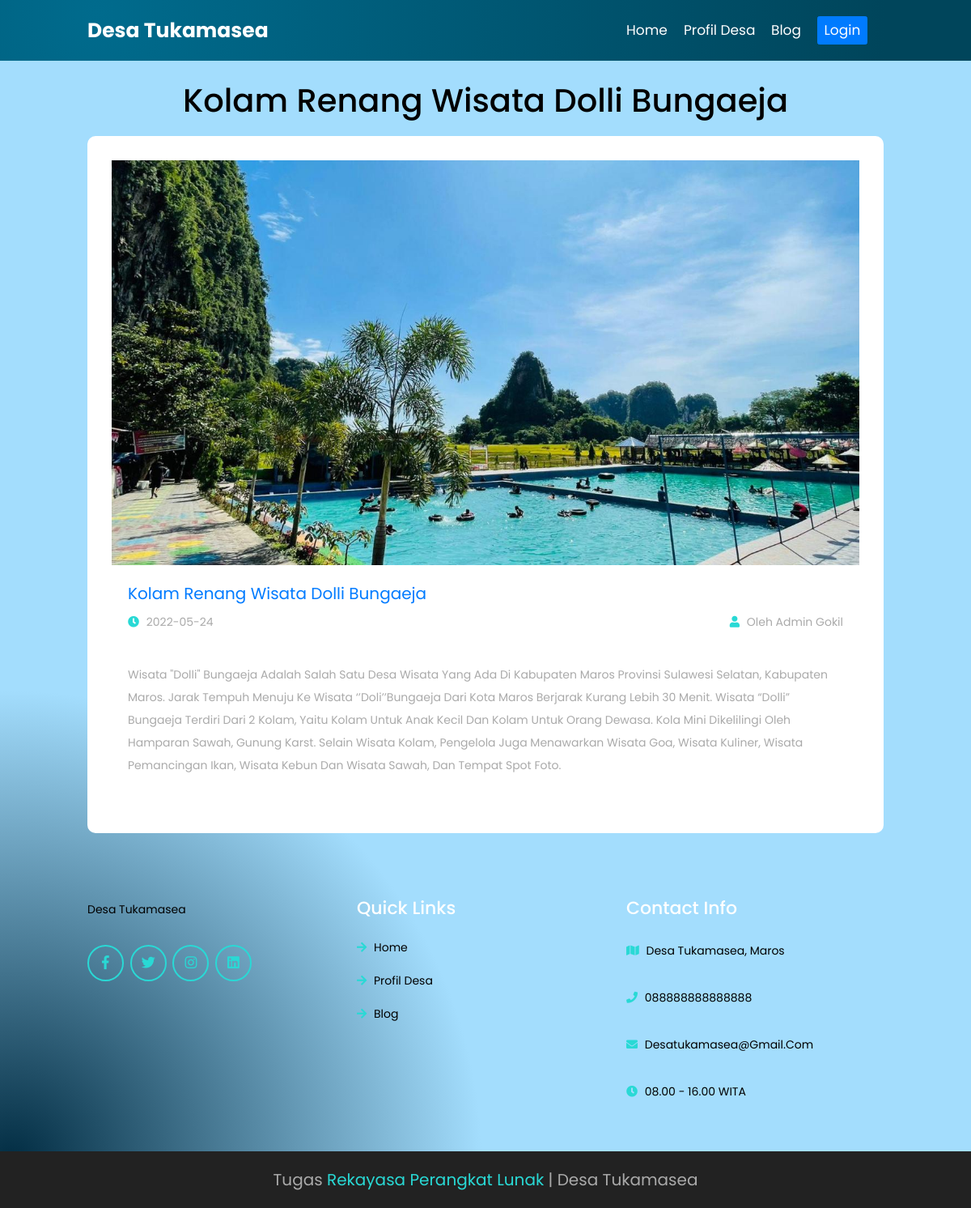
Page /blog-detail.php?id-news=2 on the committed database.
### tables this page shows
CREATE TABLE `tbl_news` (
  `id_news` int(5) NOT NULL,
  `title` varchar(255) NOT NULL,
  `text_content` varchar(4096) NOT NULL,
  `date` date DEFAULT NULL,
  `user` varchar(64) NOT NULL,
  `photo_news` varchar(255) DEFAULT NULL
);

CREATE TABLE `tbl_user` (
  `id_user` int(5) NOT NULL,
  `name` varchar(64) NOT NULL,
  `username` varchar(64) NOT NULL,
  `password` varchar(128) NOT NULL,
  `password_hash` varchar(255) NOT NULL,
  `level` varchar(64) NOT NULL,
  `photo` varchar(255) DEFAULT NULL
);

### blog-detail.php (the view)
<?php
include './include/header.php';
?>
<section class="blogs" id="blogs">
    <div class="heading" data-aos="zoom-in-up" data-aos-delay="300">
        <?php
            $id = $_GET['id-news'];
            $stmt = $pdo->prepare('SELECT * FROM tbl_news a JOIN tbl_user b ON
                a.user=b.id_user WHERE id_news = :id');
            $stmt->execute([':id'=>$id]);
            $row = $stmt->fetch(PDO::FETCH_ASSOC);
        ?>
        <h1><?= $row['title'] ?></h1>
    </div>
    <div class="box-container">
        <div class="box p-5 bg-white text-black" data-aos="fade-up" data-aos-delay="150">
            <div class="image" style="height:500px">
                <img src="./images/news/<?= $row['photo_news'] ?>" alt="...">
            </div>
            <div class="content">
                <a href="#" class="link text-primary"><?= $row['title'] ?></a>
                <div class="icon">
                    <a href="#"><i class="fas fa-clock"></i> <?php $date = !empty($row['date']) ? $row['date'] : 'Belum terisi'; echo $date; ?></a>
                    <a href="#"><i class="fas fa-user"></i> oleh <?= $row['name'] ?></a>
                </div>
                <div class="pt-5 pb-0 rounded">
                    <p><?= $row['text_content'] ?></p>
                </div>
            </div>
        </div>
    </div>
</section>
<?php
    include './include/footer.php';
?>

### assets/css/style.css (style rules this page uses)
* { font-family: 'Poppins', sans-serif; margin: 0; padding: 0; -webkit-box-sizing: border-box; box-sizing: border-box; outline: none; border: none; text-decoration: none; text-transform: capitalize; -webkit-transition: all .2s linear; transition: all .2s linear; color: #111; }
html { font-size: 62.5%; overflow-x: hidden; scroll-behavior: smooth; scroll-padding-top: 9rem; }
body { background-image: radial-gradient( circle 1086px at 1.1% 96.2%, rgba(1,44,66,1) 0%, rgba(163,221,253,1) 53.6% ); overflow-x: hidden; }
section { padding: 3rem 9%; }
.heading { text-align: center; margin-bottom: 2rem; }
.heading h1 { font-size: 4rem; color: rgb(0, 0, 0); margin-top: 70px; }
.blogs .box-container { display: -ms-grid; display: grid; -ms-grid-columns: (minmax(32rem, 1fr))[auto-fit]; grid-template-columns: repeat(auto-fit, minmax(32rem, 1fr)); gap: 1.5rem; }
.blogs .box-container .box { border-radius: 1rem; background: #222; overflow: hidden; }
.blogs .box-container .box .image { height: 25rem; overflow: hidden; width: 100%; }
.blogs .box-container .box .image img { height: 100%; width: 100%; -o-object-fit: cover; object-fit: cover; }
.blogs .box-container .box .content { padding: 2rem; }
.blogs .box-container .box .content .link { font-size: 2rem; color: #fff; }
.blogs .box-container .box .content p { padding: 1rem 0; font-size: 1.4rem; color: #aaa; line-height: 2; }
.blogs .box-container .box .content .icon { padding-top: 1rem; display: -webkit-box; display: -ms-flexbox; display: flex; -webkit-box-align: center; -ms-flex-align: center; align-items: center; -webkit-box-pack: justify; -ms-flex-pack: justify; justify-content: space-between; }
.blogs .box-container .box .content .icon a { font-size: 1.4rem; color: #aaa; }
.blogs .box-container .box .content .icon a i { padding-right: .5rem; color: #29d9d5; }
:root { --header-height: 3.5rem; --hue: 14; --first-color: hsl(var(--hue), 91%, 54%); --first-color-alt: hsl(var(--hue), 91%, 50%); --title-color: hsl(var(--hue), 4%, 100%); --text-color: hsl(var(--hue), 4%, 85%); --text-color-light: hsl(var(--hue), 4%, 55%); --body-font: 'Poppins', sans-serif; --biggest-font-size: 2rem; --h1-font-size: 1.5rem; --h2-font-size: 1.25rem; --h3-font-size: 1rem; --normal-font-size: .938rem; --small-font-size: .813rem; --smaller-font-size: .75rem; --font-medium: 500; --font-semi-bold: 600; --font-black: 900; --mb-0-25: .25rem; --mb-0-5: .5rem; --mb-0-75: .75rem; --mb-1: 1rem; --mb-1-5: 1.5rem; --mb-2: 2rem; --mb-2-5: 2.5rem; --z-tooltip: 10; --z-fixed: 100; }
@media screen and (min-width: 992px) { :root { --biggest-font-size: 4rem; --h1-font-size: 2.25rem; --h2-font-size: 1.5rem; --h3-font-size: 1.25rem; --normal-font-size: 1rem; --small-font-size: .875rem; --smaller-font-size: .813rem; } }

### rows in the picture
tbl_news: title "Kolam Renang Wisata Dolli Bungaeja", photo_news (picture), date "2022-05-24", tbl_user.name "Admin Gokil", text_content "Wisata \"Dolli\" Bungaeja Adalah Salah Satu Desa Wisata Yang Ada Di Kabupaten Maros Provinsi Sulawesi Selatan, Kabupaten Maros. Jarak Tempuh Menuju Ke Wisata ‘’Doli’’Bungaeja Dari Kota Maros Berjarak Kurang Lebih 30 Menit. Wisata “Dolli” Bungaeja Terdiri Dari 2 Kolam, Yaitu Kolam Untuk Anak Kecil Dan Kolam Untuk Orang Dewasa. Kola Mini Dikelilingi Oleh Hamparan Sawah, Gunung Karst. Selain Wisata Kolam, Pengelola Juga Menawarkan Wisata Goa, Wisata Kuliner, Wisata Pemancingan Ikan, Wisata Kebun Dan Wisata Sawah, Dan Tempat Spot Foto."
